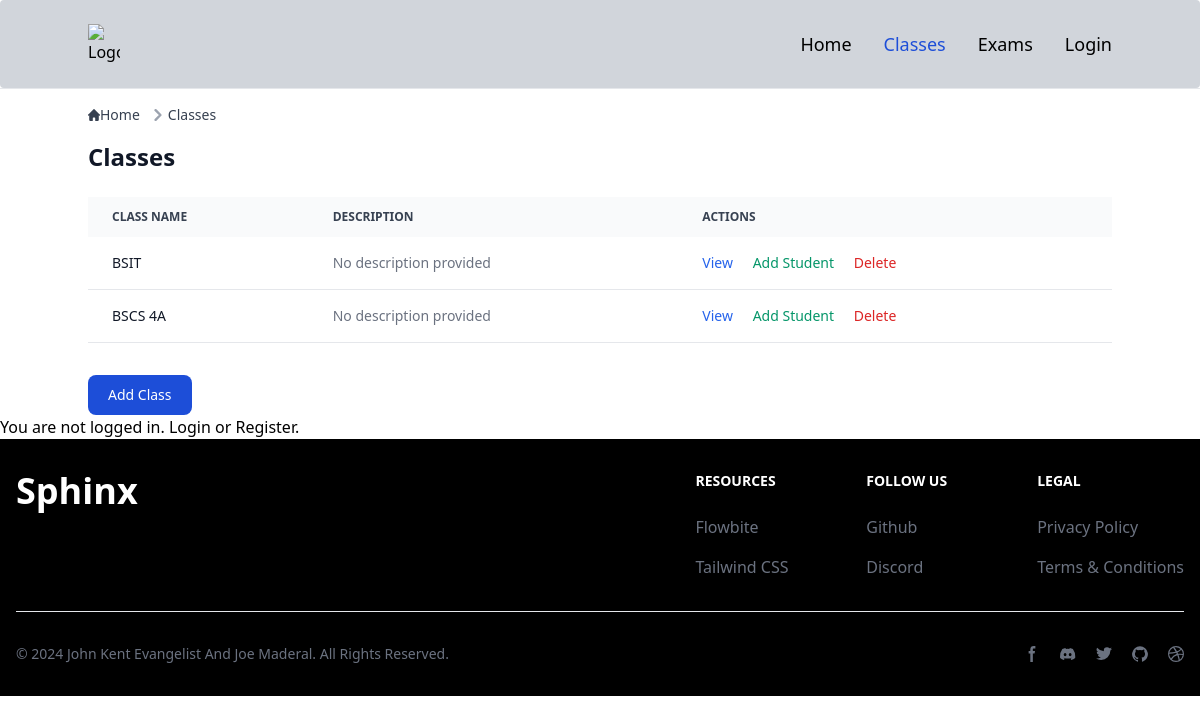
The app's page /classes/, older data.
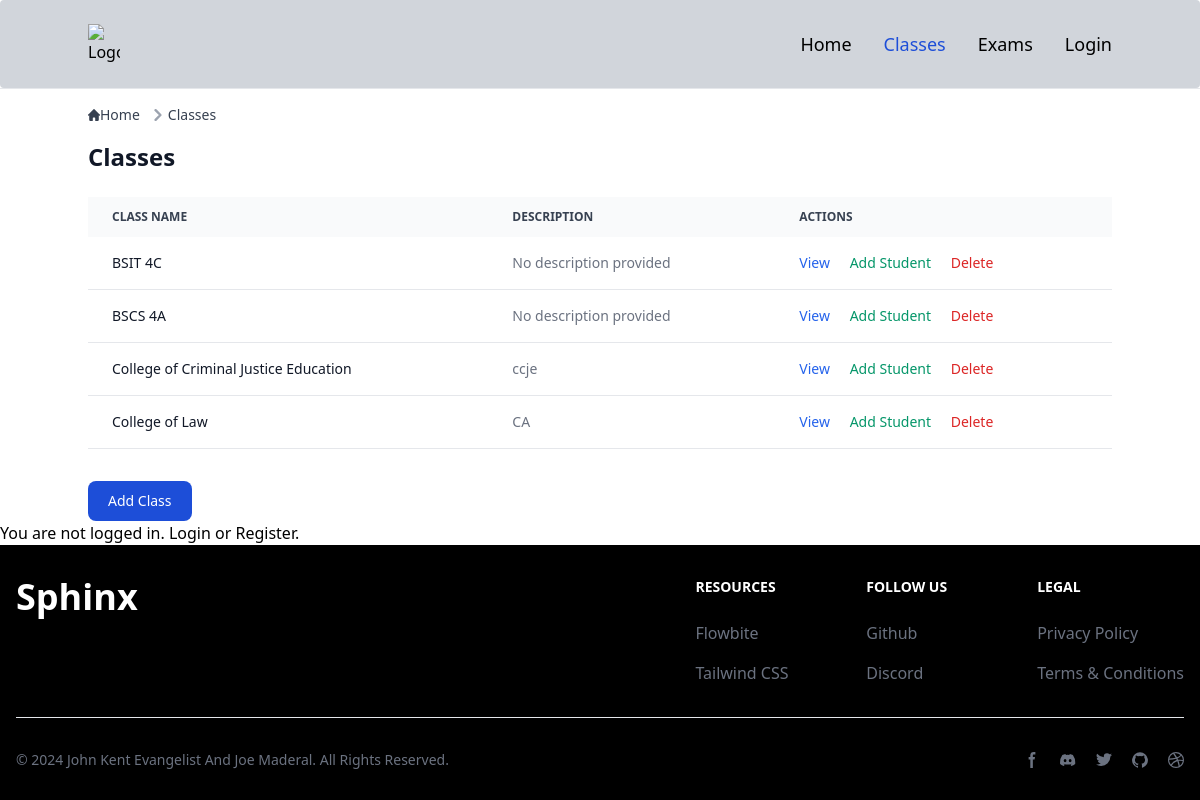
The same page, newer data.
### smartscoreapp/models.py (models this page shows, shortened)
class Class(models.Model):
    name = models.CharField(max_length=100)
    description = models.TextField(default="No description provided")

### smartscoreapp/views.py (the view)
# urls.py: path('classes/', classes_view, name='classes'),
def classes_view(request):
    if request.method == 'POST':
        form = ClassForm(request.POST)
        if form.is_valid():
            form.save()
            messages.success(request, 'Class added successfully!')
            return redirect('classes')
        else:
            messages.error(request, 'Error adding class. Please check the form.')
    else:
        form = ClassForm()
    classes = Class.objects.all()
    return render(request, 'classes.html', {'classes': classes, 'form': form})

### templates/classes.html (shortened to what this page needs)
{% extends "base.html" %}
{% block content %}
<nav class="flex mb-4" aria-label="Breadcrumb">
  <ol class="inline-flex items-center space-x-1 md:space-x-2 rtl:space-x-reverse">
    <li class="inline-flex items-center">
      <a href="{% url 'index' %}" class="inline-flex items-center text-sm font-medium text-gray-700 hover:text-blue-600 dark:text-gray-400 dark:hover:text-white">
        Home
      </a>
    </li>
    <li class="flex items-center">
      <svg class="rtl:rotate-180 w-3 h-3 text-gray-400 mx-1" aria-hidden="true" xmlns="http://www.w3.org/2000/svg" fill="none" viewBox="0 0 6 10">
        <path stroke="currentColor" stroke-linecap="round" stroke-linejoin="round" stroke-width="2" d="m1 9 4-4-4-4"/>
      </svg>
      <a href="{% url 'classes' %}" class="text-sm font-medium text-gray-700 hover:text-blue-600 dark:text-gray-400 dark:hover:text-white">Classes</a>
    </li>
  </ol>
</nav>
<h1 class="text-2xl font-semibold text-gray-900 dark:text-white mb-6">Classes</h1>
<div class="relative overflow-x-auto mb-6">
  <table class="w-full text-sm text-left rtl:text-right text-gray-500 dark:text-gray-400">
    <thead class="text-xs text-gray-700 uppercase bg-gray-50 dark:bg-gray-700 dark:text-gray-400">
      <tr>
        <th scope="col" class="px-6 py-3">Class Name</th>
        <th scope="col" class="px-6 py-3">Description</th>
        <th scope="col" class="px-6 py-3">Actions</th>
      </tr>
    </thead>
    <tbody>
      {% for class in classes %}
        <tr class="bg-white border-b dark:bg-gray-800 dark:border-gray-700">
          <td class="px-6 py-4 font-medium text-gray-900 dark:text-white">{{ class.name }}</td>
          <td class="px-6 py-4">{{ class.description }}</td>
          <td class="px-6 py-4">
            <a href="{% url 'class_detail' class.id %}" class="text-blue-600 hover:underline">View</a>
            <a href="{% url 'add_student' class.id %}" class="text-green-600 hover:underline ml-4">Add Student</a>
            <a href="{% url 'delete_class' class.id %}" class="text-red-600 hover:underline ml-4" onclick="return confirm('Are you sure you want to delete this class?');">Delete</a>
          </td>
        </tr>
      {% empty %}
        <tr class="bg-white border-b dark:bg-gray-800 dark:border-gray-700">
          <td colspan="3" class="px-6 py-4 text-center text-gray-500 dark:text-gray-400">No classes available.</td>
        </tr>
      {% endfor %}
    </tbody>
  </table>
</div>
<div class="add-class-section mt-8">
  <button data-modal-target="add-class-modal" data-modal-toggle="add-class-modal" class="block text-white bg-blue-700 hover:bg-blue-800 focus:ring-4 focus:outline-none focus:ring-blue-300 font-medium rounded-lg text-sm px-5 py-2.5 text-center dark:bg-blue-600 dark:hover:bg-blue-700 dark:focus:ring-blue-800" type="button">
    Add Class
  </button>
</div>
{% endblock %}

### templates/base.html (shortened to what this page needs)
{% load static %}
<!DOCTYPE html>
<html lang="en">
<head>
    <link rel="stylesheet" href="{% static 'output.css' %}">
    <link href="https://cdnjs.cloudflare.com/ajax/libs/tailwindcss/2.2.19/tailwind.min.css" rel="stylesheet">
</head>
<body>
    {% include 'navbar.html' %}
    <hr>
    <div class="container mx-auto mt-4">
        <div>
            {% block content %}
            {% endblock %}
        </div>
    </div>
    {% if user.is_authenticated %}
        <p>Welcome, {{ user.username }}!</p>
        <a href="{% url 'logout' %}">Logout</a>
    {% else %}
        <p>You are not logged in. <a href="{% url 'login' %}">Login</a> or <a href="{% url 'register' %}">Register</a>.</p>
    {% endif %}
</body>
</html>
{% include 'footer.html' %}

### templates/navbar.html (shortened to what this page needs)
{% load static %}
<nav class="bg-gray-300 border-gray-200 px-2 sm:px-4 py-6 rounded dark:bg-gray-500">
    <div class="container flex flex-wrap items-center justify-between mx-auto">
        <a href="{% url 'index' %}" class="flex items-center">
            <img src="{% static 'src/images/sphinx-logo.png' %}" class="h-10 w-30" id="sphinx-landing" alt="Logo" />
        </a>
        <div class="hidden w-full md:block md:w-auto" id="mobile-menu">
            <ul class="flex flex-col mt-4 md:flex-row md:space-x-8 md:mt-0 md:text-sm md:font-medium">
                <li>
                    <a href="{% url 'index' %}" class="block py-2 pl-3 pr-4 text-lg {% if request.path == '/' %}text-blue-700{% else %}text-black{% endif %}border-b border-gray-100 hover:bg-gray-50 md:hover:bg-transparent md:border-0 md:hover:text-blue-600 md:p-0 dark:text-gray-400 md:dark:hover:text-white dark:hover:bg-gray-700 dark:hover:text-white md:dark:hover:bg-transparent dark:border-gray-700">Home</a>
                </li>
                <li>
                    <a href="{% url 'classes' %}" class="block py-2 pl-3 pr-4 text-lg {% if request.path == '/classes/' %}text-blue-700{% else %}text-black{% endif %} border-b border-gray-100 hover:bg-gray-50 md:hover:bg-transparent md:border-0 md:hover:text-blue-600 md:p-0 dark:text-gray-400 md:dark:hover:text-white dark:hover:bg-gray-700 dark:hover:text-white md:dark:hover:bg-transparent dark:border-gray-700">Classes</a>
                </li>
                <li>
                    <a href="{% url 'exams' %}" class="block py-2 pl-3 pr-4 text-lg {% if request.path == '/exams/' %}text-blue-700{% else %}text-black{% endif %} border-b border-gray-100 hover:bg-gray-50 md:hover:bg-transparent md:border-0 md:hover:text-blue-600 md:p-0 dark:text-gray-400 md:dark:hover:text-white dark:hover:bg-gray-700 dark:hover:text-white md:dark:hover:bg-transparent dark:border-gray-700">Exams</a>
                </li>
                {% if user.is_authenticated %}
                <li>
                    <a href="{% url 'settings' %}" class="block py-2 pl-3 pr-4 text-lg {% if request.path == '/settings/' %}text-blue-700{% else %}text-black{% endif %} border-b border-gray-100 hover:bg-gray-50 md:hover:bg-transparent md:border-0 md:hover:text-blue-600 md:p-0 dark:text-gray-400 md:dark:hover:text-white dark:hover:bg-gray-700 dark:hover:text-white md:dark:hover:bg-transparent dark:border-gray-700">Settings</a>
                </li>
                <li>
                    <a href="{% url 'logout' %}" class="block py-2 pl-3 pr-4 text-lg text-black hover:bg-gray-50 md:hover:bg-transparent md:border-0 md:hover:text-blue-600 md:p-0 dark:text-gray-400 md:dark:hover:text-white dark:hover:bg-gray-700 dark:hover:text-white md:dark:hover:bg-transparent">Logout</a>
                </li>
                {% else %}
                <li>
                    <a href="{% url 'login' %}" class="block py-2 pl-3 pr-4 text-lg text-black hover:bg-gray-50 md:hover:bg-transparent md:border-0 md:hover:text-blue-600 md:p-0 dark:text-gray-400 md:dark:hover:text-white dark:hover:bg-gray-700 dark:hover:text-white md:dark:hover:bg-transparent">Login</a>
                </li>
                {% endif %}
            </ul>
        </div>
    </div>
</nav>

### templates/footer.html (shortened to what this page needs)
{% load static %}
<footer class="bg-black dark:bg-black-900">
    <div class="mx-auto w-full max-w-screen-xl p-4 py-6 lg:py-8">
        <div class="md:flex md:justify-between">
          <div class="mb-6 md:mb-0">
              <a href="https://flowbite.com/" class="flex items-center">
                  <h1 class="self-center text-4xl font-semibold whitespace-nowrap text-white">Sphinx</h1>
              </a>
          </div>
          <div class="grid grid-cols-2 gap-8 sm:gap-6 sm:grid-cols-3">
              <div>
                  <h2 class="mb-6 text-sm font-semibold uppercase text-white">Resources</h2>
                  <ul class="text-gray-500 dark:text-gray-400 font-medium">
                      <li class="mb-4">
                          <a href="https://flowbite.com/" class="hover:underline">Flowbite</a>
                      </li>
                      <li>
                          <a href="https://tailwindcss.com/" class="hover:underline">Tailwind CSS</a>
                      </li>
                  </ul>
              </div>
              <div>
                  <h2 class="mb-6 text-sm font-semibold uppercase text-white">Follow us</h2>
                  <ul class="text-gray-500 dark:text-gray-400 font-medium">
                      <li class="mb-4">
                          <a href="https://github.com/themesberg/flowbite" class="hover:underline ">Github</a>
                      </li>
                      <li>
                          <a href="https://discord.gg/4eeurUVvTy" class="hover:underline">Discord</a>
                      </li>
                  </ul>
              </div>
              <div>
                  <h2 class="mb-6 text-sm font-semibold uppercase text-white">Legal</h2>
                  <ul class="text-gray-500 dark:text-gray-400 font-medium">
                      <li class="mb-4">
                          <a href="#" class="hover:underline">Privacy Policy</a>
                      </li>
                      <li>
                          <a href="#" class="hover:underline">Terms &amp; Conditions</a>
                      </li>
                  </ul>
              </div>
          </div>
      </div>
      <hr class="my-6 border-gray-200 sm:mx-auto dark:border-gray-700 lg:my-8" />
      <div class="sm:flex sm:items-center sm:justify-between">
          <span class="text-sm text-gray-500 sm:text-center dark:text-gray-400">© 2024 <a href="https://flowbite.com/" class="hover:underline">John Kent Evangelist And Joe Maderal</a>. All Rights Reserved.
          </span>
          <div class="flex mt-4 sm:justify-center sm:mt-0">
              <a href="#" class="text-gray-500 hover:text-white dark:hover:text-white">
                  <svg class="w-4 h-4" aria-hidden="true" xmlns="http://www.w3.org/2000/svg" fill="currentColor" viewBox="0 0 8 19">
                        <path fill-rule="evenodd" d="M6.135 3H8V0H6.135a4.147 4.147 0 0 0-4.142 4.142V6H0v3h2v9.938h3V9h2.021l.592-3H5V3.591A.6.6 0 0 1 5.592 3h.543Z" clip-rule="evenodd"/>
                    </svg>
              </a>
              <a href="#" class="text-gray-500 hover:text-white dark:hover:text-white ms-5">
              </a>
              <a href="#" class="text-gray-500 hover:text-white dark:hover:text-white ms-5">
              </a>
              <a href="#" class="text-gray-500 hover:text-white dark:hover:text-white ms-5">
              </a>
              <a href="#" class="text-gray-500 hover:text-white dark:hover:text-white ms-5">
              </a>
          </div>
      </div>
    </div>
</footer>

Row changes from the older to the newer data that the page shows:
changed Class: name "BSIT" → "BSIT 4C"
added Class: name "College of Criminal Justice Education", description "ccje"
added Class: name "College of Law", description "CA"
